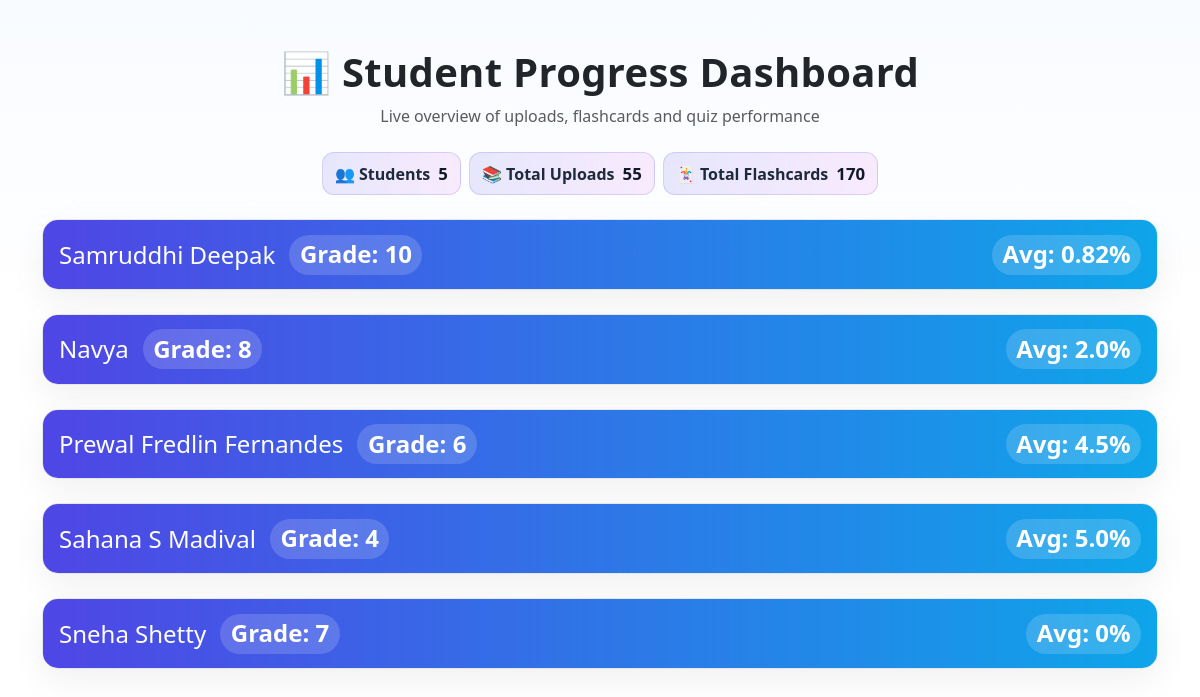
The page /student_progress (signed in) on the database its author committed.
### tables this page shows
CREATE TABLE students (
        id INTEGER PRIMARY KEY AUTOINCREMENT,
        name TEXT NOT NULL,
        age INTEGER,
        grade TEXT,
        accessibility TEXT,
        email TEXT,
        phone TEXT,
        password_hash TEXT,
        created_at TEXT
    );

### app.py (the view)
@app.route("/student_progress")
@login_required(role="teacher")
def student_progress():
    conn = get_db()
    cur = conn.cursor()
    filter_id = request.args.get("student_id")
    if filter_id:
        cur.execute("SELECT * FROM students WHERE id = ?", (filter_id,))
    else:
        cur.execute("SELECT * FROM students")
    students = cur.fetchall()
    progress_data = []
    for student in students:
        student_id = student["id"]
        cur.execute("SELECT * FROM uploads WHERE student_id = ?", (student_id,))
        uploads = cur.fetchall()
        total_uploads = len(uploads)
        cur.execute("SELECT * FROM flashcards WHERE student_id = ?", (student_id,))
        flashcards = cur.fetchall()
        total_flashcards = sum(f['num_flashcards'] for f in flashcards)
        cur.execute("SELECT * FROM quiz_attempts WHERE student_id = ?", (student_id,))
        quizzes = cur.fetchall()
        total_quizzes = len(quizzes)
        avg_score = round(sum(q['score'] for q in quizzes) / total_quizzes, 2) if total_quizzes else 0
        completion_rate = f"{total_quizzes}/{total_uploads}" if total_uploads else "0/0"
        num_audiobooks = len([u for u in uploads if u['filename'].endswith('.mp3')])
        progress_data.append({
            "student": student,
            "uploads": uploads,
            "total_uploads": total_uploads,
            "flashcards": flashcards,
            "total_flashcards": total_flashcards,
            "quizzes": quizzes,
            "total_quizzes": total_quizzes,
            "avg_score": avg_score,
            "completion_rate": completion_rate,
            "num_audiobooks": num_audiobooks
        })
    conn.close()
    return render_template("student_progress.html", progress_data=progress_data, filter_id=filter_id)

### app.py (called while the page is built)
def get_db():
    conn = sqlite3.connect(DB)
    conn.row_factory = sqlite3.Row
    return conn

def login_required(role=None):
    def decorator(f):
        @wraps(f)
        def wrapped(*args, **kwargs):
            user = session.get("user")
            if not user:
                flash("Please log in first.")
                return redirect(url_for("index"))
            if role and user.get("role") != role:
                flash(f"Access restricted to {role}s only.")
                return redirect(url_for("index"))
            return f(*args, **kwargs)
        return wrapped
    return decorator

### templates/student_progress.html (shortened to what this page needs)
<link href="https://cdn.jsdelivr.net/npm/bootstrap@5.3.2/dist/css/bootstrap.min.css" rel="stylesheet">
<div class="container my-5">
  <h1 class="mb-2 text-center page-title">📊 Student Progress Dashboard</h1>
  <p class="text-center text-muted mb-4">Live overview of uploads, flashcards and quiz performance</p>
  <div class="d-flex flex-wrap gap-2 justify-content-center mb-4">
    <div class="kpi"><span>👥 Students</span><span class="value">{{ progress_data|length }}</span></div>
    <div class="kpi"><span>📚 Total Uploads</span><span class="value">{{ progress_data|sum(attribute='total_uploads') }}</span></div>
    <div class="kpi"><span>🃏 Total Flashcards</span><span class="value">{{ progress_data|sum(attribute='total_flashcards') }}</span></div>
  </div>
  {% for p in progress_data %}
  <div class="student-card mb-4">
    <div class="student-head">
      <h4 class="mb-0 d-flex align-items-center justify-content-between">
        <a data-bs-toggle="collapse" href="#student{{ loop.index }}" role="button" aria-expanded="false" aria-controls="student{{ loop.index }}">
          {{ p.student.name }}
          <span class="pill ms-2">Grade: {{ p.student.grade or '-' }}</span>
        </a>
        <span class="pill">Avg: {{ p.avg_score }}%</span>
      </h4>
    </div>
  </div>
  {% endfor %}
</div>

### templates/student_progress.html (style rules this page uses)
.page-title { font-weight:800; letter-spacing:.3px; }
.kpi { display:flex; align-items:center; gap:.5rem; background:linear-gradient(90deg, rgba(79,70,229,.12), rgba(217,70,239,.10)); border:1px solid rgba(79,70,229,.18); color:#1e293b; padding:.5rem .75rem; border-radius:12px; font-weight:700; }
.kpi .value { font-size:1.05rem; color:#111827 }
.student-card { border:1px solid #e5e7eb; border-radius:16px; box-shadow: 0 12px 34px rgba(2,6,23,.06); overflow:hidden; transition: transform .18s ease, box-shadow .18s ease; }
.student-head { background: linear-gradient(90deg, var(--indigo), var(--sky)); color:#fff; padding:.9rem 1rem; border:0; }
.student-head a { color:#fff!important; text-decoration:none; display:block; }
.pill { display:inline-flex; align-items:center; gap:.35rem; padding:.35rem .65rem; border-radius:999px; background:rgba(255,255,255,.16); font-weight:700; }

### rows shown on the page
students: student.name "Samruddhi Deepak", student "10"
students: student.name "Navya", student "8"
students: student.name "Prewal Fredlin Fernandes", student "6"
students: student.name "Sahana S Madival", student "4"
students: student.name "Sneha Shetty", student "7"

### other values the page prints
{{ progress_data|length }} "5"
{{ progress_data|sum(attribute='total_uploads') }} "55"
{{ progress_data|sum(attribute='total_flashcards') }} "170"
{{ p.avg_score }} "0.82" "2.0" "4.5" "5.0" "0"
